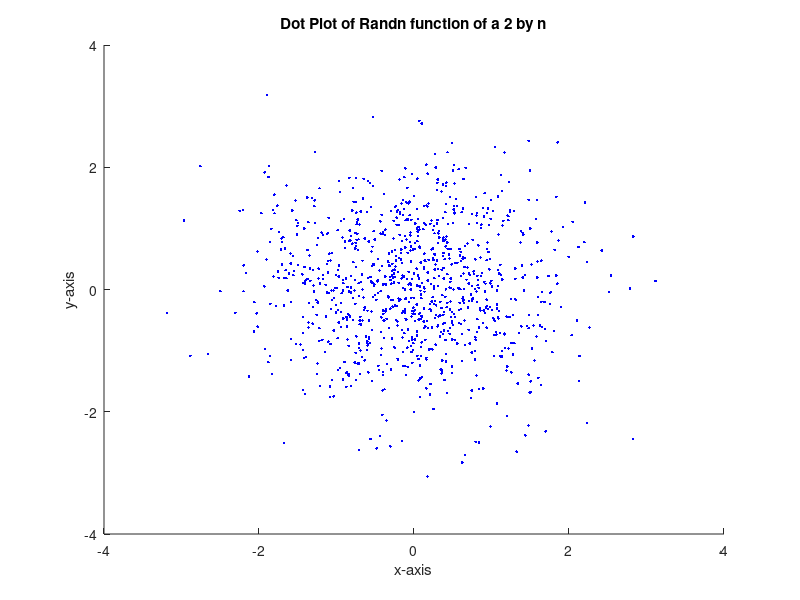

Write MATLAB code to recreate this figure.
clear all
clc
close all 

%%%%%%%%%%%%%%%%%%%%%%%%%%%%%%%%%%%%%%%%%%%%%%%%%%%%%

samples = 1000

data = randn(2, samples);

size(data)

figure
hold on 
title('Dot Plot of Randn function of a 2 by n')
plot(data(1,:),data(2,:), 'b.')
xlabel('x-axis')
ylabel('y-axis')

M = mean(data,2)

C = cov(data')